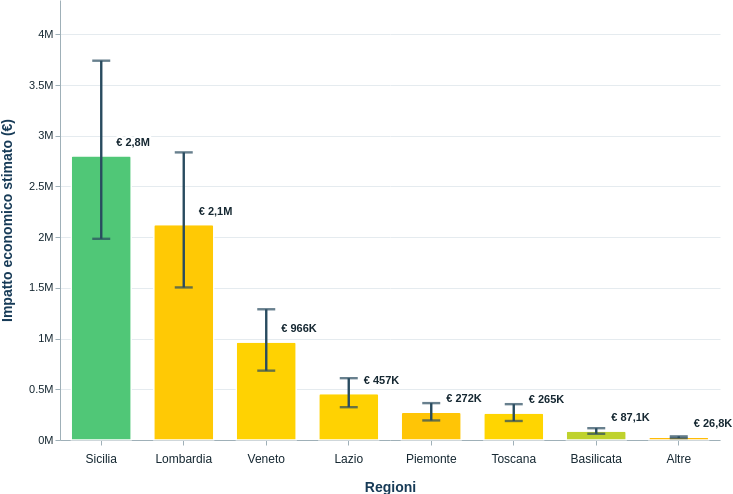

Source (Vega-Lite JSON):
### Vega-Lite specification from a JSON file in a GitHub repository (floating-point values rounded to 4 significant figures)
{"$schema": "https://vega.github.io/schema/vega-lite/v5.json", "description": "Impatto economico dei tour GYG per regione. Le barre sono colorate con valori HEX solidi precomputati secondo la scala rating originale; la colorbar è resa nell'HTML con segmenti solidi per evitare alterazioni di Google Drive.", "width": 660, "height": 440, "padding": 0, "background": "#FFFFFF", "data": {"values": [{"rank_by_benchmark": 1, "category": "Sicilia", "n_tour": 60, "reviews": 3791, "review_share_pct": 31.91, "scenario_conservative_eur": 1983710, "scenario_benchmark_eur": 2801528, "scenario_expansive_eur": 3739759, "value_share_pct": 40.03, "rating_weighted": 4.793, "rating_scale_max": 5, "assigned_color": "rgb(80, 199, 119)", "error_bar_minus_eur": 817818, "error_bar_plus_eur": 938231, "benchmark_label": "€ 2,8M", "quota_totale_label": "40,03%", "conservative_label": "€ 1.983.710", "benchmark_full_label": "€ 2.801.528", "expansive_label": "€ 3.739.759", "rating_label": "4,793", "tooltip_review_rate": "Conservativo: 23,41% | Benchmark: 25,00% | Espansivo: 26,48%", "tooltip_participants": "Conservativo: 1,5 | Benchmark: 2,0 | Espansivo: 2,5", "aggregation_members_label": "", "rating_color_hex": "#50C777"}, {"rank_by_benchmark": 2, "category": "Lombardia", "n_tour": 18, "reviews": 4508, "review_share_pct": 37.94, "scenario_conservative_eur": 1504175, "scenario_benchmark_eur": 2124296, "scenario_expansive_eur": 2835722, "value_share_pct": 30.35, "rating_weighted": 4.362, "rating_scale_max": 5, "assigned_color": "rgb(255, 201, 5)", "error_bar_minus_eur": 620121, "error_bar_plus_eur": 711426, "benchmark_label": "€ 2,1M", "quota_totale_label": "30,35%", "conservative_label": "€ 1.504.175", "benchmark_full_label": "€ 2.124.296", "expansive_label": "€ 2.835.722", "rating_label": "4,362", "tooltip_review_rate": "Conservativo: 23,41% | Benchmark: 25,00% | Espansivo: 26,48%", "tooltip_participants": "Conservativo: 1,5 | Benchmark: 2,0 | Espansivo: 2,5", "aggregation_members_label": "", "rating_color_hex": "#FFC905"}, {"rank_by_benchmark": 3, "category": "Veneto", "n_tour": 24, "reviews": 1486, "review_share_pct": 12.51, "scenario_conservative_eur": 683741, "scenario_benchmark_eur": 965624, "scenario_expansive_eur": 1289011, "value_share_pct": 13.8, "rating_weighted": 4.46, "rating_scale_max": 5, "assigned_color": "rgb(255, 210, 2)", "error_bar_minus_eur": 281883, "error_bar_plus_eur": 323387, "benchmark_label": "€ 966K", "quota_totale_label": "13,80%", "conservative_label": "€ 683.741", "benchmark_full_label": "€ 965.624", "expansive_label": "€ 1.289.011", "rating_label": "4,460", "tooltip_review_rate": "Conservativo: 23,41% | Benchmark: 25,00% | Espansivo: 26,48%", "tooltip_participants": "Conservativo: 1,5 | Benchmark: 2,0 | Espansivo: 2,5", "aggregation_members_label": "", "rating_color_hex": "#FFD202"}, {"rank_by_benchmark": 4, "category": "Lazio", "n_tour": 18, "reviews": 853, "review_share_pct": 7.18, "scenario_conservative_eur": 323310, "scenario_benchmark_eur": 456600, "scenario_expansive_eur": 609515, "value_share_pct": 6.524, "rating_weighted": 4.46, "rating_scale_max": 5, "assigned_color": "rgb(255, 210, 2)", "error_bar_minus_eur": 133290, "error_bar_plus_eur": 152915, "benchmark_label": "€ 457K", "quota_totale_label": "6,52%", "conservative_label": "€ 323.310", "benchmark_full_label": "€ 456.600", "expansive_label": "€ 609.515", "rating_label": "4,460", "tooltip_review_rate": "Conservativo: 23,41% | Benchmark: 25,00% | Espansivo: 26,48%", "tooltip_participants": "Conservativo: 1,5 | Benchmark: 2,0 | Espansivo: 2,5", "aggregation_members_label": "", "rating_color_hex": "#FFD202"}, {"rank_by_benchmark": 5, "category": "Piemonte", "n_tour": 6, "reviews": 526, "review_share_pct": 4.427, "scenario_conservative_eur": 192887, "scenario_benchmark_eur": 272408, "scenario_expansive_eur": 363637, "value_share_pct": 3.892, "rating_weighted": 4.323, "rating_scale_max": 5, "assigned_color": "rgb(255, 197, 6)", "error_bar_minus_eur": 79521, "error_bar_plus_eur": 91229, "benchmark_label": "€ 272K", "quota_totale_label": "3,89%", "conservative_label": "€ 192.887", "benchmark_full_label": "€ 272.408", "expansive_label": "€ 363.637", "rating_label": "4,323", "tooltip_review_rate": "Conservativo: 23,41% | Benchmark: 25,00% | Espansivo: 26,48%", "tooltip_participants": "Conservativo: 1,5 | Benchmark: 2,0 | Espansivo: 2,5", "aggregation_members_label": "", "rating_color_hex": "#FFC506"}, {"rank_by_benchmark": 6, "category": "Toscana", "n_tour": 12, "reviews": 266, "review_share_pct": 2.239, "scenario_conservative_eur": 187398, "scenario_benchmark_eur": 264656, "scenario_expansive_eur": 353289, "value_share_pct": 3.781, "rating_weighted": 4.493, "rating_scale_max": 5, "assigned_color": "rgb(255, 213, 1)", "error_bar_minus_eur": 77258, "error_bar_plus_eur": 88633, "benchmark_label": "€ 265K", "quota_totale_label": "3,78%", "conservative_label": "€ 187.398", "benchmark_full_label": "€ 264.656", "expansive_label": "€ 353.289", "rating_label": "4,493", "tooltip_review_rate": "Conservativo: 23,41% | Benchmark: 25,00% | Espansivo: 26,48%", "tooltip_participants": "Conservativo: 1,5 | Benchmark: 2,0 | Espansivo: 2,5", "aggregation_members_label": "", "rating_color_hex": "#FFD501"}, {"rank_by_benchmark": 7, "category": "Basilicata", "n_tour": 4, "reviews": 288, "review_share_pct": 2.424, "scenario_conservative_eur": 61688, "scenario_benchmark_eur": 87120, "scenario_expansive_eur": 116296, "value_share_pct": 1.245, "rating_weighted": 4.619, "rating_scale_max": 5, "assigned_color": "rgb(191, 210, 44)", "error_bar_minus_eur": 25432, "error_bar_plus_eur": 29176, "benchmark_label": "€ 87,1K", "quota_totale_label": "1,24%", "conservative_label": "€ 61.688", "benchmark_full_label": "€ 87.120", "expansive_label": "€ 116.296", "rating_label": "4,619", "tooltip_review_rate": "Conservativo: 23,41% | Benchmark: 25,00% | Espansivo: 26,48%", "tooltip_participants": "Conservativo: 1,5 | Benchmark: 2,0 | Espansivo: 2,5", "aggregation_members_label": "", "rating_color_hex": "#BFD22C"}, {"rank_by_benchmark": 8, "category": "Altre", "n_tour": 7, "reviews": 163, "review_share_pct": 1.372, "scenario_conservative_eur": 18999, "scenario_benchmark_eur": 26832, "scenario_expansive_eur": 35817, "value_share_pct": 0.3834, "rating_weighted": 4.263, "rating_scale_max": 5, "aggregation_members": ["Campania", "Liguria", "Emilia-Romagna"], "aggregation_method_rating": "media ponderata per numero di recensioni", "assigned_color": "rgb(255, 188, 7)", "benchmark_label": "€ 26,8K", "quota_totale_label": "0,38%", "conservative_label": "€ 18.999", "benchmark_full_label": "€ 26.832", "expansive_label": "€ 35.817", "rating_label": "4,263", "tooltip_review_rate": "Conservativo: 23,41% | Benchmark: 25,00% | Espansivo: 26,48%", "tooltip_participants": "Conservativo: 1,5 | Benchmark: 2,0 | Espansivo: 2,5", "aggregation_members_label": "Campania, Liguria, Emilia-Romagna", "rating_color_hex": "#FFBC07"}]}, "layer": [{"mark": {"type": "bar", "size": 60, "opacity": 1, "stroke": "#FFFFFF", "strokeWidth": 1.2, "cornerRadiusTopLeft": 2, "cornerRadiusTopRight": 2}, "encoding": {"x": {"field": "category", "type": "nominal", "sort": ["Sicilia", "Lombardia", "Veneto", "Lazio", "Piemonte", "Toscana", "Basilicata", "Altre"], "title": "Regioni", "axis": {"labelAngle": 0, "labelFont": "Arial", "labelFontSize": 12, "labelColor": "#162832", "labelPadding": 8, "titleFont": "Arial", "titleFontSize": 14, "titleFontWeight": "bold", "titleColor": "#173B57", "titlePadding": 16, "tickColor": "#9FB0B8", "domainColor": "#9FB0B8", "grid": false}}, "y": {"field": "scenario_benchmark_eur", "type": "quantitative", "title": "Impatto economico stimato (€)", "scale": {"domain": [0, 4338000.0], "nice": false, "zero": true}, "axis": {"labelFont": "Arial", "labelFontSize": 11, "labelColor": "#162832", "titleFont": "Arial", "titleFontSize": 14, "titleFontWeight": "bold", "titleColor": "#173B57", "titlePadding": 14, "grid": true, "gridColor": "#E5EBEF", "gridWidth": 1, "tickColor": "#9FB0B8", "domainColor": "#9FB0B8", "format": "~s"}}, "color": {"field": "rating_color_hex", "type": "nominal", "scale": null, "legend": null}}}, {"mark": {"type": "rule", "color": "#294B5F", "strokeWidth": 2.4}, "encoding": {"x": {"field": "category", "type": "nominal", "sort": ["Sicilia", "Lombardia", "Veneto", "Lazio", "Piemonte", "Toscana", "Basilicata", "Altre"]}, "y": {"field": "scenario_conservative_eur", "type": "quantitative"}, "y2": {"field": "scenario_expansive_eur"}}}, {"mark": {"type": "tick", "color": "#294B5F", "thickness": 2.4, "size": 18}, "encoding": {"x": {"field": "category", "type": "nominal", "sort": ["Sicilia", "Lombardia", "Veneto", "Lazio", "Piemonte", "Toscana", "Basilicata", "Altre"]}, "y": {"field": "scenario_conservative_eur", "type": "quantitative"}}}, {"mark": {"type": "tick", "color": "#294B5F", "thickness": 2.4, "size": 18}, "encoding": {"x": {"field": "category", "type": "nominal", "sort": ["Sicilia", "Lombardia", "Veneto", "Lazio", "Piemonte", "Toscana", "Basilicata", "Altre"]}, "y": {"field": "scenario_expansive_eur", "type": "quantitative"}}}, {"mark": {"type": "text", "dx": 15, "dy": -8, "align": "left", "baseline": "bottom", "font": "Arial", "fontWeight": "bold", "fontSize": 11, "fill": "#FFFFFF", "stroke": "#FFFFFF", "strokeWidth": 5, "strokeJoin": "round"}, "encoding": {"x": {"field": "category", "type": "nominal", "sort": ["Sicilia", "Lombardia", "Veneto", "Lazio", "Piemonte", "Toscana", "Basilicata", "Altre"]}, "y": {"field": "scenario_benchmark_eur", "type": "quantitative"}, "text": {"field": "benchmark_label", "type": "nominal"}}}, {"mark": {"type": "text", "dx": 15, "dy": -8, "align": "left", "baseline": "bottom", "font": "Arial", "fontWeight": "bold", "fontSize": 11, "fill": "#162832"}, "encoding": {"x": {"field": "category", "type": "nominal", "sort": ["Sicilia", "Lombardia", "Veneto", "Lazio", "Piemonte", "Toscana", "Basilicata", "Altre"]}, "y": {"field": "scenario_benchmark_eur", "type": "quantitative"}, "text": {"field": "benchmark_label", "type": "nominal"}}}, {"mark": {"type": "bar", "size": 70, "opacity": 0.001, "cursor": "pointer"}, "encoding": {"x": {"field": "category", "type": "nominal", "sort": ["Sicilia", "Lombardia", "Veneto", "Lazio", "Piemonte", "Toscana", "Basilicata", "Altre"]}, "y": {"field": "scenario_expansive_eur", "type": "quantitative"}, "tooltip": [{"field": "category", "type": "nominal", "title": "Regione"}]}}], "config": {"view": {"stroke": null}, "background": "#FFFFFF", "font": "Arial"}, "usermeta": {"format": "Altair-compatible Vega-Lite", "source_html": "IMPATT~2.HTM", "source_json": "IMPATT~1.JSO", "source_html_sha256": "e9a4459484a5494872d8c7210e3a81c3713d44f767d9df7fb7014e62bd7daefb", "source_json_sha256": "018a586bc792b3fc692edb431c7d3b88780d816168555497427f3afc43a44eb1", "generated_at_utc": "2026-07-24T19:01:26.667665+00:00", "max_container_width_px": 900, "layout": {"chart_width_px": 700, "chart_height_px": 440, "container_max_width_px": 900, "background": "#FFFFFF", "title_alignment": "center", "y_scale": "linear", "ordering": ["Sicilia", "Lombardia", "Veneto", "Lazio", "Piemonte", "Toscana", "Basilicata", "Altre"], "colorbar_position": "right_vertical_centered", "visual_title": "summary_card"}, "summary_card": {"title": "IMPATTO ECONOMICO TOURS GYG A TEMA CINEMA E TV", "scenario_conservative_eur": 4955908, "scenario_benchmark_eur": 6999064, "scenario_expansive_eur": 9343048, "n_tour": 149, "reviews": 11881, "rating_weighted": 4.525}, "model_assumptions": {"review_rate_pct": {"conservative": 23.41, "benchmark": 25.0, "expansive": 26.48}, "average_participants": {"conservative": 1.5, "benchmark": 2.0, "expansive": 2.5}}, "aggregation_update": {"croatia_excluded": true, "excluded_category": "Croazia", "aggregate_category": "Altre", "aggregate_members": ["Campania", "Liguria", "Emilia-Romagna"], "aggregate_position": "dopo Basilicata", "aggregation_method_values": "somma", "aggregation_method_rating": "media ponderata per numero di recensioni", "shares_recalculated_on_italy_only_total": true, "aggregate_members_in_tooltip": true}, "excluded_data": {"category": "Croazia", "reason": "Esclusa dal grafico regionale perché non appartenente all'Italia.", "row": {"rank_by_benchmark": 9, "category": "Croazia", "n_tour": 1, "reviews": 5, "review_share_pct": 0.0, "scenario_conservative_eur": 7081, "scenario_benchmark_eur": 10000, "scenario_expansive_eur": 13349, "value_share_pct": 0.1, "rating_weighted": 5.0, "rating_scale_max": 5, "assigned_color": "rgb(46, 125, 50)", "error_bar_minus_eur": 2919, "error_bar_plus_eur": 3349}}, "tooltip_fields": {"quota_totale": "value_share_pct", "scenario_conservativo": "scenario_conservative_eur", "scenario_benchmark": "scenario_benchmark_eur", "scenario_espansivo": "scenario_expansive_eur", "rating_medio_gyg": "rating_weighted", "review_rate": {"conservative": 23.41, "benchmark": 25.0, "expansive": 26.48}, "partecipanti_medi": {"conservative": 1.5, "benchmark": 2.0, "expansive": 2.5}}, "quality_checks": {"max_width_900_px": true, "linear_y_scale": true, "benchmark_labels_only": true, "summary_card_present": true, "tooltip_contains_total_share_pct": true, "tooltip_contains_model_assumptions": true, "croatia_excluded": true, "altre_aggregated": true, "category_order_preserved": true, "summary_card_centered": true, "chart_title_removed": true, "reading_key_below_chart": true, "rating_colorbar_centered": true, "rating_colorbar_right": true, "benchmark_label_shifted_away_from_error_bar": true, "benchmark_label_white_halo": true, "only_benchmark_label_visible": true, "rating_color_encoding_explicit": true, "rating_colorbar_visible_right": true, "rating_gradient_continuous": true, "rating_bar_rendered_outside_svg": true, "rating_bar_uses_solid_segments": true, "rating_bar_visible_without_svg_gradient": true, "previous_rating_scale_restored": true, "displayed_rating_range_4_2_to_5": true, "altre_tooltip_lists_aggregated_regions": true, "rating_bar_position_preserved": true, "rating_bar_thinner": true, "rating_bar_shorter": true, "rating_bar_not_comparable_to_columns": true, "chart_slightly_flatter": true, "chart_height_reduced_from_px": 475, "chart_height_reduced_to_px": 440, "title_chart_spacing_reduced_without_clutter": true}, "debugging_update": {"benchmark_label_only": true, "benchmark_label_dx_px": 15, "benchmark_label_dy_px": -8, "benchmark_label_align": "left", "benchmark_label_white_halo": true, "conservative_and_expansive_values_tooltip_only": true, "rating_color_field": "rating_weighted", "rating_scale_domain": [3.5, 4.25, 5.0], "rating_scale_range": ["#FF4500", "#FFD700", "#50C878"], "rating_legend_orientation": "right", "rating_legend_direction": "vertical"}, "rating_scale": {"domain": [3.5, 3.83, 4.28, 4.52, 4.79, 5.0], "range": ["#DC3545", "#FF4500", "#FFC107", "#FFD700", "#50C878", "#2E7D32"], "displayed_legend_min": 4.2, "displayed_legend_max": 5.0, "legend_min_reference": "Liguria (4,2)", "bar_color_field": "rating_color_hex", "bar_colors_precomputed": true}, "external_rating_legend": {"placement": "right_vertical_centered", "segment_count": 48, "segments": [{"index": 0, "rating_upper": 5.0, "rating_lower": 4.983, "color_hex": "#2F8035"}, {"index": 1, "rating_upper": 4.983, "rating_lower": 4.967, "color_hex": "#32863A"}, {"index": 2, "rating_upper": 4.967, "rating_lower": 4.95, "color_hex": "#358C40"}, {"index": 3, "rating_upper": 4.95, "rating_lower": 4.933, "color_hex": "#379245"}, {"index": 4, "rating_upper": 4.933, "rating_lower": 4.917, "color_hex": "#3A984B"}, {"index": 5, "rating_upper": 4.917, "rating_lower": 4.9, "color_hex": "#3D9E51"}, {"index": 6, "rating_upper": 4.9, "rating_lower": 4.883, "color_hex": "#40A456"}, {"index": 7, "rating_upper": 4.883, "rating_lower": 4.867, "color_hex": "#42AA5C"}, {"index": 8, "rating_upper": 4.867, "rating_lower": 4.85, "color_hex": "#45B061"}, {"index": 9, "rating_upper": 4.85, "rating_lower": 4.833, "color_hex": "#48B667"}, {"index": 10, "rating_upper": 4.833, "rating_lower": 4.817, "color_hex": "#4ABC6C"}, {"index": 11, "rating_upper": 4.817, "rating_lower": 4.8, "color_hex": "#4DC172"}, {"index": 12, "rating_upper": 4.8, "rating_lower": 4.783, "color_hex": "#50C777"}, {"index": 13, "rating_upper": 4.783, "rating_lower": 4.767, "color_hex": "#5AC971"}, {"index": 14, "rating_upper": 4.767, "rating_lower": 4.75, "color_hex": "#65CA6A"}, {"index": 15, "rating_upper": 4.75, "rating_lower": 4.733, "color_hex": "#6FCB63"}, {"index": 16, "rating_upper": 4.733, "rating_lower": 4.717, "color_hex": "#7ACC5B"}, {"index": 17, "rating_upper": 4.717, "rating_lower": 4.7, "color_hex": "#85CD54"}, {"index": 18, "rating_upper": 4.7, "rating_lower": 4.683, "color_hex": "#90CD4C"}, {"index": 19, "rating_upper": 4.683, "rating_lower": 4.667, "color_hex": "#9BCE45"}, {"index": 20, "rating_upper": 4.667, "rating_lower": 4.65, "color_hex": "#A5CF3D"}, {"index": 21, "rating_upper": 4.65, "rating_lower": 4.633, "color_hex": "#B0D036"}, {"index": 22, "rating_upper": 4.633, "rating_lower": 4.617, "color_hex": "#BBD12F"}, {"index": 23, "rating_upper": 4.617, "rating_lower": 4.6, "color_hex": "#C6D227"}, {"index": 24, "rating_upper": 4.6, "rating_lower": 4.583, "color_hex": "#D1D320"}, {"index": 25, "rating_upper": 4.583, "rating_lower": 4.567, "color_hex": "#DBD418"}, {"index": 26, "rating_upper": 4.567, "rating_lower": 4.55, "color_hex": "#E6D511"}, {"index": 27, "rating_upper": 4.55, "rating_lower": 4.533, "color_hex": "#F1D60A"}, {"index": 28, "rating_upper": 4.533, "rating_lower": 4.517, "color_hex": "#FCD702"}, {"index": 29, "rating_upper": 4.517, "rating_lower": 4.5, "color_hex": "#FFD600"}, {"index": 30, "rating_upper": 4.5, "rating_lower": 4.483, "color_hex": "#FFD401"}, {"index": 31, "rating_upper": 4.483, "rating_lower": 4.467, "color_hex": "#FFD301"}, {"index": 32, "rating_upper": 4.467, "rating_lower": 4.45, "color_hex": "#FFD102"}, {"index": 33, "rating_upper": 4.45, "rating_lower": 4.433, "color_hex": "#FFD002"}, {"index": 34, "rating_upper": 4.433, "rating_lower": 4.417, "color_hex": "#FFCE03"}, {"index": 35, "rating_upper": 4.417, "rating_lower": 4.4, "color_hex": "#FFCD03"}, {"index": 36, "rating_upper": 4.4, "rating_lower": 4.383, "color_hex": "#FFCB04"}, {"index": 37, "rating_upper": 4.383, "rating_lower": 4.367, "color_hex": "#FFCA04"}, {"index": 38, "rating_upper": 4.367, "rating_lower": 4.35, "color_hex": "#FFC805"}, {"index": 39, "rating_upper": 4.35, "rating_lower": 4.333, "color_hex": "#FFC705"}, {"index": 40, "rating_upper": 4.333, "rating_lower": 4.317, "color_hex": "#FFC506"}, {"index": 41, "rating_upper": 4.317, "rating_lower": 4.3, "color_hex": "#FFC406"}, {"index": 42, "rating_upper": 4.3, "rating_lower": 4.283, "color_hex": "#FFC207"}, {"index": 43, "rating_upper": 4.283, "rating_lower": 4.267, "color_hex": "#FFC007"}, {"index": 44, "rating_upper": 4.267, "rating_lower": 4.25, "color_hex": "#FFBB07"}, {"index": 45, "rating_upper": 4.25, "rating_lower": 4.233, "color_hex": "#FFB606"}, {"index": 46, "rating_upper": 4.233, "rating_lower": 4.217, "color_hex": "#FFB206"}, {"index": 47, "rating_upper": 4.217, "rating_lower": 4.2, "color_hex": "#FFAD06"}], "implementation": "HTML blocks with solid background-color values", "bar_width_px": 12, "bar_height_px": 170, "appearance": "thin_compact"}}}
